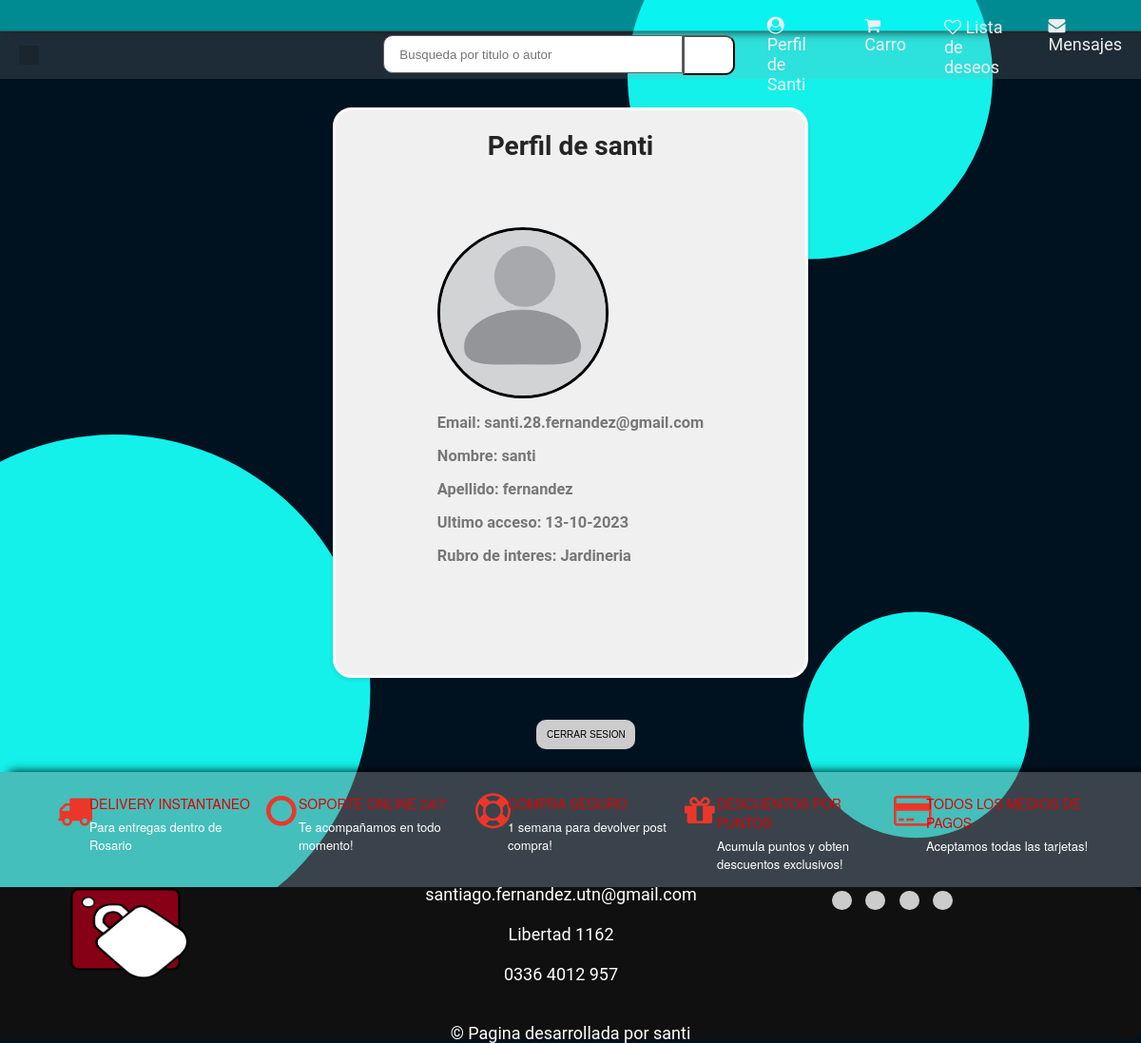
The page /user/ (signed in) on the database its author committed.
### clients/models.py (models this page shows)
class ClientModel(AbstractUser):
    cuit = models.CharField(max_length=11)
    business_line = models.CharField(choices=BusinessLineChoices.choices, max_length=128, default=BusinessLineChoices.OTROS.value)
    business_line_interes = models.CharField(choices=BusinessLineChoices.choices, max_length=128, default=BusinessLineChoices.OTROS.value)
    is_seller = models.BooleanField(default=False)
    is_buyer = models.BooleanField(default=True)
    state = models.CharField(max_length=128,blank = True, null = True)
    city = models.CharField(max_length=128,blank = True, null = True)
    postal_code = models.CharField(max_length = 4,blank = True, null = True)
    phone_number = models.CharField(max_length = 64)
    avatar = models.ImageField(upload_to="avatar", null = True, blank = True)

### user/views.py (the view, shortened to what this page needs)
# urls.py: path('', UserView.as_view(), name="user"),
class UserView(View):
    def get(self, request):
        user = self.request.user
        return render(request, "user.html", {"user": user})

### templates/user.html (shortened to what this page needs)
{%extends "home.html"%}
{% load humanize %}
{%block content%}
<div class="profile-card">
<div class="title"> <h1>Perfil de {{ user.username }} </h1></div>
  <div class="profile-description">
    <br><br><br><br>
    <div class="profile-picture"><img src="{{ user.avatar.url }}"
      alt="imagen de perfil"  class="profile-image"></div>
    <br>
    <div class="div1"> <h3> Email: {{ user.email }} </h1> </div><br>
      <div class="div1"> <h3> Nombre: {{ user.first_name }} </h1> </div><br>
      <div class="div1"> <h3> Apellido: {{ user.last_name }}</div><br>
    <div class="div1"> <h3> Ultimo acceso: {{ user.last_login|date:"d-m-Y" }}
      </h1> </div><br>
    <div class="div1"> <h3> Rubro de interes: {{ user.business_line_interes }}
      </h1> </div>
    <br><br><br><br><br><br>
  </div>
</div>
<a href="{% url 'logout' %}"><button type="button"class="icon-button-user"id="python-button" data-lang="python">
  CERRAR SESION</button></a>
{%endblock content%}

### templates/home.html (shortened to what this page needs)
<html>
  <head>
    {% load static %}
    <link rel="stylesheet" href="https://cdnjs.cloudflare.com/ajax/libs/font-awesome/4.7.0/css/font-awesome.min.css">
    <link rel="stylesheet" href="{% static 'css/home.css' %}" type="text/css" />
    <link rel="stylesheet" href="{% static 'css/user.css' %}" type="text/css" />
    <link rel="stylesheet" href="{% static 'css/cart.css' %}" type="text/css" />
    <link rel="stylesheet" href="{% static 'css/signup.css' %}" type="text/css" />
    <link rel="stylesheet" href="{% static 'css/publication.css' %}" type="text/css" />
    <link rel="stylesheet" href="{% static 'css/chat.css' %}" type="text/css" />
    <link rel="stylesheet" href="{% static 'css/payment.css' %}" type="text/css" />
    <link rel="stylesheet" href="{% static 'css/products.css' %}" type="text/css" />
    {% load humanize %}
  </head>
  <body>
    <div class="width-100 top-header">
      <div class="container-word">
        <div class="word-slide">
        </div>
      </div>
    </div>
    <div class="nav">
      <div class="nav-header">
        <div class="nav-title">
            <a href="/web/"><button type="button"class="icon-button-nav"id="python-button" data-lang="python">
              </button></a>
        </div>
      </div>
      <div class="width-50">
        <input class="search-textbox" type="text"
          Placeholder="Busqueda por titulo o autor">
        <button class="search-button">
        </button>
      </div>
      <div class="nav-links">
          {% if user.is_authenticated %}
            <a href="/user/"><i class="fa fa-user-circle" aria-hidden="true"></i> Perfil de {{ user.username |capfirst }}</a>
            <a href="{%url 'cart'%}"><i class="fa fa-shopping-cart" aria-hidden="true"></i> Carro
            </a>
            <a class="head1mr" href="#"><i class="fa fa-heart-o" aria-hidden="true"></i> Lista de deseos </a>
            <a href="{%url 'chat' %}"><i class="fa fa-envelope"></i> Mensajes</a>
          {% else %}
            <a href="/login/"><i class="fa fa-user-circle-o" aria-hidden="true"></i> Iniciar sesion </a>
          {% endif %}
      </div>
  </div>
    {% block content %}
    {% endblock content %}
    <div class="width-100 margin-top-50 feature-sect">
      <div class="container">
        <div class="width-20 featured-padding">
          <div class="featured-border">
            <div class="width-20 featured-content">
              <i class="fa fa-truck" aria-hidden="true"></i>
            </div>
            <div
              class="width-80 featured-content margin-top-8">
              <h4>Delivery Instantaneo</h4>
              <p>Para entregas dentro de Rosario</p>
            </div>
          </div>
        </div>
        <div class="width-20">
          <div class="featured-border">
            <div class="featured-bord">
              <div class="width-20 featured-content">
                <i class="fa fa-circle-o"
                  aria-hidden="true"></i>
              </div>
              <div
                class="width-80 featured-content margin-top-8">
                <h4>Soporte Online 24/7</h4>
                <p>Te acompañamos en todo momento! </p>
              </div>
            </div>
          </div>
        </div>
        <div class="width-20">
          <div class="featured-border">
            <div class="width-20 featured-content">
              <i class="fa fa-life-ring"
                aria-hidden="true"></i>
            </div>
            <div
              class="width-80 featured-content margin-top-8">
              <h4>Compra seguro</h4>
              <p>1 semana para devolver post compra!</p>
            </div>
          </div>
        </div>
        <div class="width-20">
          <div class="featured-border">
            <div class="width-20 featured-content">
              <i class="fa fa-gift" aria-hidden="true"></i>
            </div>
            <div
              class="width-80 featured-content margin-top-8">
              <h4>Descuentos por puntos</h4>
              <p>Acumula puntos y obten descuentos
                exclusivos!</p>
            </div>
          </div>
        </div>
        <div class="width-20">
          <div class="featured-border">
            <div class="width-20 featured-content">
              <i class="fa fa-credit-card"
                aria-hidden="true"></i>
            </div>
            <div
              class="width-80 featured-content margin-top-8">
              <h4>Todos los medios de pagos</h4>
              <p>Aceptamos todas las tarjetas!</p>
            </div>
          </div>
        </div>
      </div>
    </div>
    <footer class="footer">
      <div class="container">
        <div class="footer-content">
          <div class="footer-logo">
            <img src="{% static 'img/LOGOVECTORIZADOPNG.png' %}" class="logo-img" alt="[Logotipo]">
          </div>
          <div class="footer-links">
            <ul class="footer-menu">
              <li><a href="#">santiago.fernandez.utn@gmail.com</a></li><br><br>
              <li><a href="#">Libertad 1162</a></li><br><br>
              <li><a href="#">0336 4012 957</a></li><br><br>
            </ul>
          </div>
          <div class="footer-social">
            <ul class="social-icons">
              <li>
                <button type="button"
                  class="icon-button"
                  id="python-button" data-lang="python">
                  </button>
              </li>
              <li>
                <button type="button"
                  class="icon-button"
                  id="python-button" data-lang="python">
                  </button>
              </li>
              <li>
                <button type="button"
                  class="icon-button"
                  id="python-button" data-lang="python">
                  </button>
              </li>
              <li><button type="button"
                  class="icon-button"
                  id="python-button" data-lang="python">
                  </button>
              </li>
            </ul>
          </div>
        </div>
        <div class="footer-bottom">
          <p>&copy; Pagina desarrollada por santi</p>
        </div>
      </div>
    </footer>
  </body>
</html>

### static/css/home.css (style rules this page uses)
html, body { font-family: Roboto, sans-serif, arial; font-size: 14px; color: #242424; font-weight: 400; background-color: #06042000; background-image: url('../img/circle-scatter-haikei.svg'); background-attachment: fixed; background-size: cover; }
:root { --color1 : #00f8f886 ; --color2 : #ee7e4c ; --color3 : #83828272 ; --color4 : #111010 ; --color5 : #4c4949 ; }
html { -webkit-text-size-adjust: 100%; -ms-text-size-adjust: 100%; font-size: 10px; -webkit-tap-highlight-color: transparent }
* { margin: 0px; padding: 0px; -webkit-box-sizing: border-box; -moz-box-sizing: border-box; box-sizing: border-box; margin: 0; padding: 0; outline: 0 }
.container { width: 1150px; margin: 0px auto; display: table; }
.width-100 { width: 100%; float: left; background-color: var(--color3); box-shadow: #000000 10px 0px 10px; }
.width-50 { width: 50%; float: left; }
.width-80 { width: 80%; float: left; }
.width-20 { width: 20%; float: left; }
.word-slide { white-space: nowrap; overflow: hidden; }
.container-word { width: 100%; }
.top-header { background: var(--color1); padding: 8px 0px; border-bottom: 1px solid #3131315e; }
.search-textbox { padding-left: 16px; height: 40px; width: 80%; border: 1px solid #636060; border-radius: 10px 0px 0px 10px; float: left; }
.search-button { height: 42px; width: 55px; border-radius: 0px 10px 10px 0px; background: rgb(255, 255, 255); float: left; }
.logo-img { width: 160px; height: 100px; }
.featured-content i { font-size: 37px; padding: 7px 0 0 10px; color: #eb372a; }
.featured-content h4 { color: #e00000; font-size: 14px; margin: 0 0 5px; text-transform: uppercase; font-weight: 500; font-family: "Helvetica Neue", "Helvetica", "Arial", "sans-serif"; }
.featured-content p { font-size: 13px; color: #ffffff; font-family: "Helvetica Neue", "Helvetica", "Arial", "sans-serif"; }
.margin-top-8 { margin-top: 8px; }
.featured-border { width: 100%; float: left; padding: 15px 0px; }
.footer { font-size: 18px; width: 100%; height: 20vh; background-color:var(--color4); color: #fff; padding: 30px 0; border-radius: 0px 10px 10px 0px; position: relative; display: flex; align-items: center; justify-content: center; position:relative; left:0px; bottom:0px; }
.container { width: 100%; margin: 0 auto; padding: 0 50px; }
.footer-content { display: grid; grid-template-columns: 25% 50% 25%; }
.footer-menu { list-style: none; padding: 0; margin: 0; text-align: center; }
.footer-menu li { display: inline-block; margin-right: 20px; }
.footer-menu a { color: #fff; text-decoration: none; }
.social-icons { list-style: none; padding: 0; margin: 0; }
.icon-button-user { background-color: #ccc; border: 1px; border-radius: 10px; padding: 10px; border-color: rgb(7, 7, 7); cursor: pointer; font-size: 10px; margin-left:47%; margin-bottom: 2%; margin-top: 2px; position:relative; }
.icon-button { background-color: #ccc; border: 1px; border-radius: 100px; border-color: rgb(7, 7, 7); padding: 10px; cursor: pointer; font-size: 10px; transition: background-color 0.5s ease; }
.icon-button-nav { background-color: #0b060629; border: 1px; border-color: rgb(7, 7, 7); padding: 10px; cursor: pointer; font-size: 10px; }
.social-icons li { display: inline-block; margin-right: 10px; }
.social-icons li:last-child { margin-right: 0; }
.footer-bottom { margin-top: 20px; text-align: center; }
.footer-bottom p { margin: 0; }
.nav { height: 50px; width: 100%; padding: 0 10px; display: flex; align-items: center; justify-content: space-between; background-color: #9d9d9d30; position: relative; }
.nav .nav-header { width: 50%; display: inline; }
.nav .nav-header .nav-title { display: inline-block; font-size: 22px; color: #fff; padding: 10px; }
.nav .nav-links { width: 50%; display: inline-flex; justify-content: flex-end; column-gap: 20px; font-size: 18px; border: none; border-radius: 0 0 10px 10px; }
.nav .nav-links a { display: inline-block; padding: 10px 10px; text-decoration: none; color: #efefef; }

### rows shown on the page
ClientModel: username "Santi", username "santi", avatar (picture), email "santi.28.fernandez@gmail.com", first_name "santi", last_name "fernandez", last_login "13-10-2023", business_line_interes "Jardineria"
